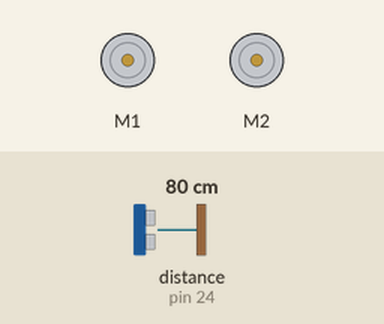
Simulated run of this sketch. Board: Arduino Mega 2560, built with avr-gcc and run on an emulated ATmega2560. Parts: 2 × DC motor (green arrow = forward, orange = backward, longer = faster). Inputs (shaded band) come from the test bench; at power-on: distance to the obstacle (sensor on pin 24) 80 cm. The echo pulse lasts 58.3 µs per cm.

Above: at 1.2 s.
1.3 s: distance to the obstacle (sensor on pin 24) set to 2 cm
At 4.2 s:
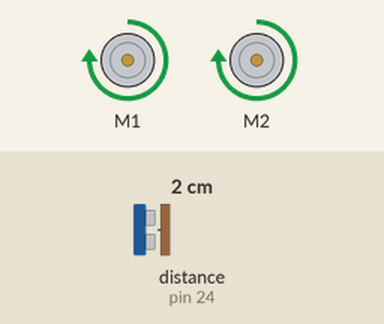
4.3 s: distance to the obstacle (sensor on pin 24) set to 9 cm
5.8 s: distance to the obstacle (sensor on pin 24) set to 18 cm
7.3 s: distance to the obstacle (sensor on pin 24) set to 4 cm
At 7.45 s:
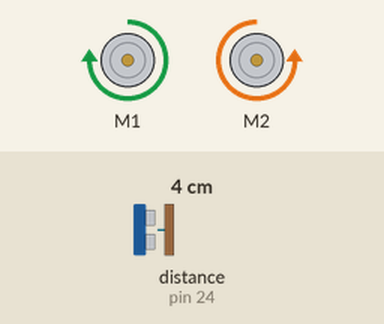
Timing chart, 0 to 11.3 s (numbered marks = the images above; inputs shaded):
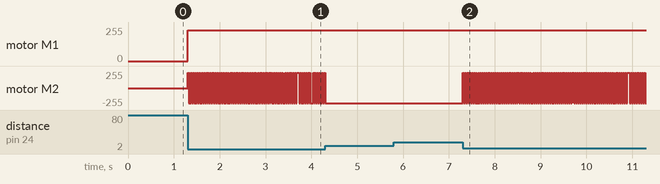

The sketch:

C6.ino
```cpp
#include <AFMotor.h>
#include <NewPing.h>

#define TRIGGER_PIN  22  // Arduino pin tied to trigger pin on the ultrasonic sensor.
#define ECHO_PIN     24  // Arduino pin tied to echo pin on the ultrasonic sensor.
#define MAX_DISTANCE 200

NewPing sonar(TRIGGER_PIN, ECHO_PIN, MAX_DISTANCE);

int state = -1;
// 0 forward; 1 backward; 2 left; 3 right
AF_DCMotor motor3(1);
AF_DCMotor motor4(2);

void setup() {
  // put your setup code here, to run once:

  motor3.setSpeed(1000);
  motor4.setSpeed(1000);

//  motor4.run( FORWARD );
//
//  motor3.run( BACKWARD );
  state = 0;
//  motor3.run( RELEASE );
}

void TurnLeft() {
  motor3.run(FORWARD);
  motor4.run(FORWARD);
  state = 2;
}

void GoForward() {
  motor3.run(FORWARD);
  motor4.run(BACKWARD);
  state = 0;
}

void loop() {
//  // put your main code here, to run repeatedly
  if (sonar.ping_cm() < 10 && state != 2) {
    TurnLeft();
  } else if (state != 0){
    GoForward();
  }
}
```

Measured:
- after the input at 1.3 s, motor M1: stopped → forward 232/255 at once; motor M2: alternates forward 232/255 for 0.02 s and backward 232/255 for 0.02 s, starting at once
- after the input at 5.8 s, every drawn part: stays the same
- after the input at 7.3 s, motor M2: goes 35 × (forward 232/255 0.02 s, backward 232/255 0.02 s), forward 232/255 0.02 s, backward 232/255 0.06 s, 49 × (forward 232/255 0.02 s, backward 232/255 0.02 s), forward 232/255 0.06 s, 8 × (backward 232/255 0.02 s, forward 232/255 0.02 s), then backward 232/255, starting at once
